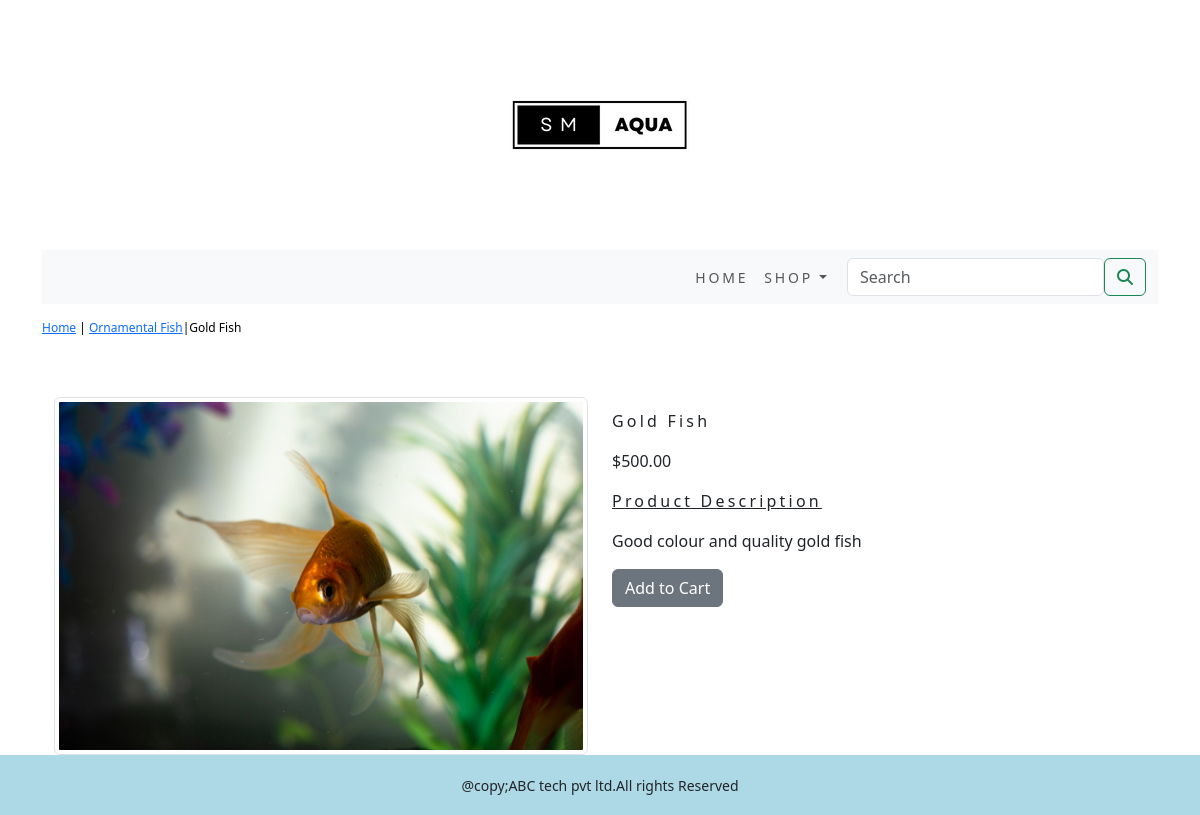
The page /shopapp/ornamental-fish/gold-fish/ on the database its author committed.
### shopapp/models.py (models this page shows, shortened)
class Product(models.Model):
    name = models.CharField(max_length=250, unique=True)
    slug = models.SlugField(max_length=250, unique=True)
    description = models.TextField(blank=True)
    price = models.DecimalField(max_digits=10, decimal_places=2)
    category = models.ForeignKey(Category, on_delete=models.CASCADE)
    image = models.ImageField(upload_to='product', blank=True)
    stock = models.IntegerField()
    available = models.BooleanField(default=True)
    created = models.DateTimeField(auto_now_add=True)
    updated = models.DateTimeField(auto_now=True)
    class Meta:
        ordering = ('name',)
        verbose_name = 'product'
        verbose_name_plural = 'products'

class Category(models.Model):
    name = models.CharField(max_length=250, unique=True)
    slug = models.SlugField(max_length=250, unique=True)
    description = models.TextField(blank=True)
    image = models.ImageField(upload_to='category', blank=True)
    class Meta:
        ordering = ('name',)
        verbose_name = 'category'
        verbose_name_plural = 'categories'
    def get_url(self):
        return reverse('shopapp:products_by_category',args=[self.slug])
    def __str__(self):
        return '{}'.format(self.name)

### shopapp/views.py (the view)
# urls.py: path('<slug:c_slug>/<slug:product_slug>/', views.proDetail, name='prodCatdetail'),
def proDetail(request,c_slug,product_slug):
    try:
        product=Product.objects.get(category__slug=c_slug,slug=product_slug)
    except Exception as e:
        raise e
    return render(request,'product.html',{'product':product})

### cart/context_processors.py (called while the page is built)
def counter(request):
    item_count = 0
    if 'admin' in request.path:
        return {}
    else:
        try:
            cart = Cart.objects.filter(cart_id=_cart_id(request))
            cart_items = CartItem.objects.all().filter(cart=cart[:1])
            for cart_item in cart_items:
                item_count += cart_item.quantity
        except Cart.DoesNotExist:
            item_count = 0
    return dict(item_count=item_count)

### cart/views.py (called while the page is built)
def _cart_id(request):
    cart = request.session.session_key
    if not cart:
        cart = request.session.create()
    return cart

### shopapp/context_processors.py (called while the page is built)
def menu_links(request):
    links=Category.objects.all()
    return dict(links=links)

### templates/product.html (shortened to what this page needs)
{% extends 'base.html' %}
{% load static %}
{% block content %}
<div class="row my_prod_row_class">
  <div class="mx_auto">
    <p> <a href="{% url 'shopapp:allProdCat' %}">Home</a> | <a href="{{product.category.get_url}}">{{product.category}}</a>|{{product.name}}</p>
  </div>
</div>
<div class="container">
<br>
<div class="row">
    <div class="col-12 col-sm-12 col-md-12 col-lg-6 text-center">
        <div style="min-width:18rem">
            <img class="img-fluid img-thumbnail" src="{{product.image.url}}"  alt="{{product.name}}" >
        </div>
    </div>
    <div class="col-12 col-sm-12 col-md-12 col-lg-6 ">
        <div>
        <h1 class="my_prod_title">{{product.name}}</h1>
        <p>${{product.price}}</p>
        <p class="my_title"><u>Product Description</u></p>
        <p class="text-justify my_prod_text">{{product.description}}</p>
        {% if product.stock <= 0 %}
        <p class="text_justify my_prod_text"><b>Out of Stock</b></p>
        {% else %}
        <a class="btn btn-secondary" href="{% url 'cart:add_cart' product.id %}">Add to Cart</a>
        {% endif %}
    </div>
</div>
</div>
</div>
{% endblock %}

### static/css/custom.css (style rules this page uses)
body { background-color:aqua; font-family: 'Roboto', sans-serif; }
.my_title { font-size:16px; text_transform:uppercase; letter-spacing: .2em; }
.my_prod_row_class { padding-top:15px; padding-bottom:20px; }
.my_prod_row_class .mx_auto { color:#000; font-size:12px; text-decoration:none; }
.my_prod_title { font-size:16px; text_transform:uppercase; letter-spacing:.2em; padding-top:15px; padding-bottom:10px; }
.my_prod_text { padding-right:20px; }

### rows shown on the page
Product: category "Ornamental Fish", name "Gold Fish", image (picture), price "500.00", description "Good colour and quality gold fish"
